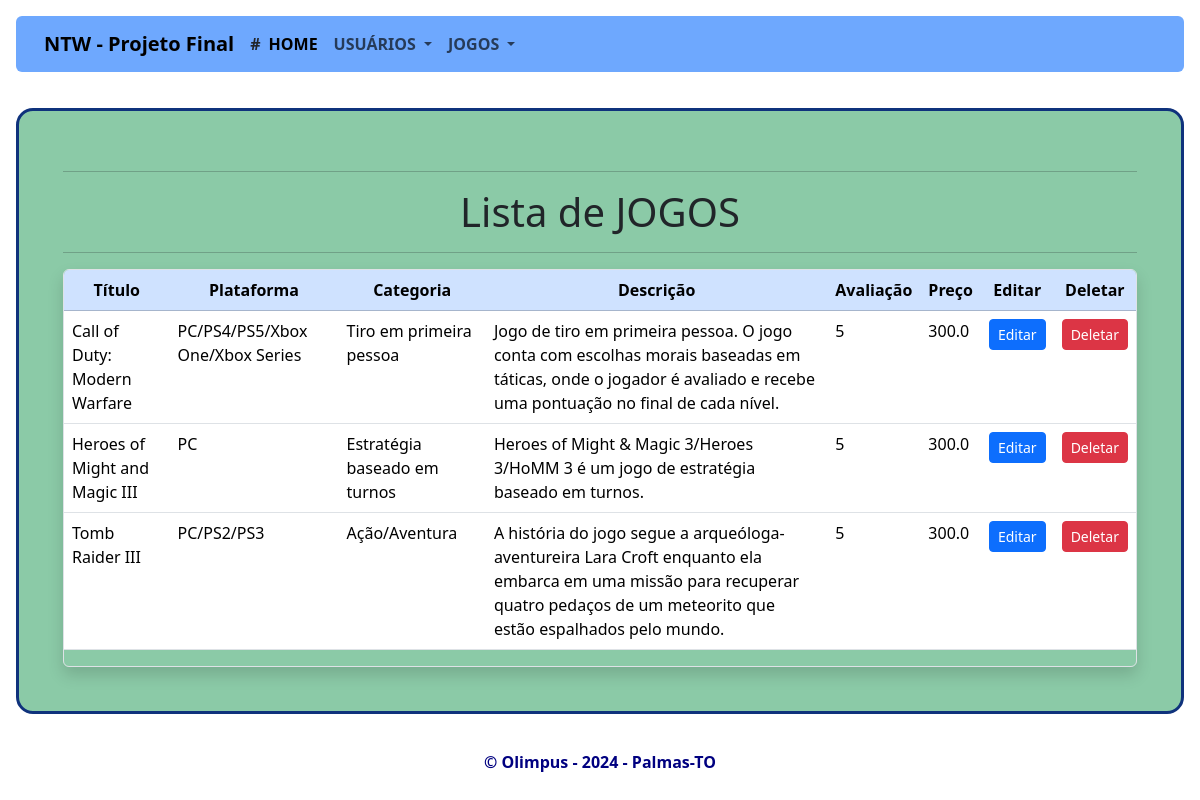
Screenshot of /jogo/lista with the database file from the repository.
### jogoteca/models.py (models this page shows, shortened)
class Game(db.Model):
    id = db.Column(db.Integer, primary_key=True, autoincrement=True)
    title = db.Column(db.String(26), unique=True, nullable=False)
    platform = db.Column(db.String(17), nullable=False)
    category = db.Column(db.String(17), nullable=False)
    description = db.Column(db.Text, nullable=False)
    rating = db.Column(db.Integer, nullable=True)
    price = db.Column(db.Float(8), nullable=False)

### jogoteca/views.py (the view)
@app.route('/jogo/lista', methods=['GET'])
def listaJogos():
    jogos = Game.query.order_by(Game.title.asc()).all()
    return render_template('/jogos/lista_jogos.html', jogos=jogos)

### jogoteca/templates/jogos/lista_jogos.html
{% extends 'base.html' %}
{% block content %}
    <div class="cadastros">
        <div class="col-12 justify-content-center form-auth">
            <div class="container-form">
                <hr>
                <h1 class="text-center">Lista de JOGOS</h1>
                <hr>
                <div class="row justify-content-center">
                    <div class="col-md-12">
                        <div class="table-responsive border rounded shadow">
                            <table class="table table-hover">
                                <thead class="table-primary">
                                <tr>
                                    <th>Título</th>
                                    <th>Plataforma</th>
                                    <th>Categoria</th>
                                    <th>Descrição</th>
                                    <th>Avaliação</th>
                                    <th>Preço</th>
                                    <th>Editar</th>
                                    <th>Deletar</th>
                                </tr>
                                </thead>
                                <tbody>
                                {% for j in jogos %}
                                    <tr>
                                        <td>{{ j.title }}</td>
                                        <td>{{ j.platform }}</td>
                                        <td>{{ j.category }}</td>
                                        <td>{{ j.description }}</td>
                                        <td>{{ j.rating }}</td>
                                        <td>{{ j.price }}</td>
                                        <td>
                                            <a href="{{ url_for('editaAtualizaJogo', id=j.id) }}"
                                               class="btn btn-primary btn-sm">Editar</a>
                                        </td>
                                        <td>
                                            <form action="{{ url_for('deletarJogoId', id=j.id) }}" method="post"
                                                  style="display:inline-block;">
                                                <button type="submit" class="btn btn-danger btn-sm"
                                                        onclick="return confirm('Tem certeza que deseja deletar este jogo?');">
                                                    Deletar
                                                </button>
                                            </form>
                                        </td>
                                    </tr>
                                {% endfor %}
                                </tbody>
                            </table>
                        </div>
                    </div>
                </div>
            </div>
        </div>
    </div>
{% endblock %}

### jogoteca/templates/base.html (shortened to what this page needs)
<!DOCTYPE html>
<html lang="pt-br">
<head>
    <link href="{{ url_for('static', filename='css/bootstrap.css') }}" rel="stylesheet">
    <link href="{{ url_for('static', filename='css/base.css') }}" rel="stylesheet">
    <link href="{{ url_for('static', filename='css/cadastros.css') }}" rel="stylesheet">
    <link href="https://cdn.jsdelivr.net/npm/bootstrap@5.3.3/dist/css/bootstrap.min.css" rel="stylesheet">
    <link href="https://getbootstrap.com/docs/5.3/assets/css/docs.css" rel="stylesheet">
</head>
<body class="p-3 m-0 border-0 bd-example m-0 border-0">
{% include 'navbar.html' %}
{% block content %}
{% endblock %}
</body>
{% include 'rodape.html' %}
</html>

### jogoteca/templates/navbar.html (shortened to what this page needs)
<nav class="navbar navbar-expand-lg rounded-2 fw-bold" style="background-color: #6ea8fe">
    <div class="container-fluid">
        <a class="navbar-brand ms-3" href="#">NTW - Projeto Final</a>
        <div class="collapse navbar-collapse" id="navbarSupportedContent">
            <ul class="navbar-nav me-auto mb-2 mb-lg-0">
                <li class="nav-item align-content-center">
                    #
                </li>
                <li class="nav-item">
                    <a aria-current="page" class="nav-link active" href="{{ url_for('home') }}">HOME</a>
                </li>
                <li class="nav-item dropdown">
                    <a class="nav-link dropdown-toggle" href="#" role="button" data-bs-toggle="dropdown"
                       aria-expanded="false">
                        USUÁRIOS
                    </a>
                </li>
                <li class="nav-item dropdown">
                    <a class="nav-link dropdown-toggle" href="#" role="button" data-bs-toggle="dropdown"
                       aria-expanded="false">
                        JOGOS
                    </a>
                </li>
            </ul>
        </div>
    </div>
</nav>

### jogoteca/templates/rodape.html (shortened to what this page needs)
<link href="{{ url_for('static', filename='css/base.css') }}" rel="stylesheet">
<footer class="copyrightText footer navbar-fixed-bottom">
    <p>&copy; Olimpus - <b><span id="ano"></span></b> - Palmas-TO</p>
</footer>

### jogoteca/static/css/base.css (style rules this page uses)
html, body { height: 100%; margin: 0; padding: 0; }
body { display: flex; flex-direction: column; background: url("../img/abg.jpeg") center center no-repeat; background-size: cover; height: 100vh; }
.container-fluid { flex: 1; }
footer { display: block; text-align: center; font-weight: bolder; background-color: transparent; color: navy; position: relative; width: 100%; margin-top: auto; }

### jogoteca/static/css/cadastros.css (style rules this page uses)
.form-auth { padding: 20px 0; }
.container-form { margin: 1em auto; background-color: rgba(111, 189, 145, 0.8); border: 3px solid #0f327c; padding: 44px; border-radius: 17px; }
.table-primary { font-weight: 800; text-align: center; }
.btn-primary { background-color: rgb(15, 50, 124); border-color: rgb(15, 50, 124); font-size: 18px; font-weight: bold; padding: 10px; cursor: pointer; }
.cadastros { height: 100vh; display: flex; justify-content: center; align-items: center; }
.cadastros::before { content: ''; background-image: url("../img/bgAdo1.jpeg"); background-size: cover; background-repeat: no-repeat; background-position: center; width: 80vw; height: 80vh; display: block; }

### rows the page displays
Game: title "Call of Duty: Modern Warfare", platform "PC/PS4/PS5/Xbox One/Xbox Series", category "Tiro em primeira pessoa", description "Jogo de tiro em primeira pessoa. O jogo conta com escolhas morais baseadas em táticas, onde o jogador é avaliado e recebe uma pontuação no final de cada nível.", rating "5", price "300.0"
Game: title "Heroes of Might and Magic III", platform "PC", category "Estratégia baseado em turnos", description "Heroes of Might & Magic 3/Heroes 3/HoMM 3 é um jogo de estratégia baseado em turnos.", rating "5", price "300.0"
Game: title "Tomb Raider III", platform "PC/PS2/PS3", category "Ação/Aventura", description "A história do jogo segue a arqueóloga-aventureira Lara Croft enquanto ela embarca em uma missão para recuperar quatro pedaços de um meteorito que estão espalhados pelo mundo.", rating "5", price "300.0"
